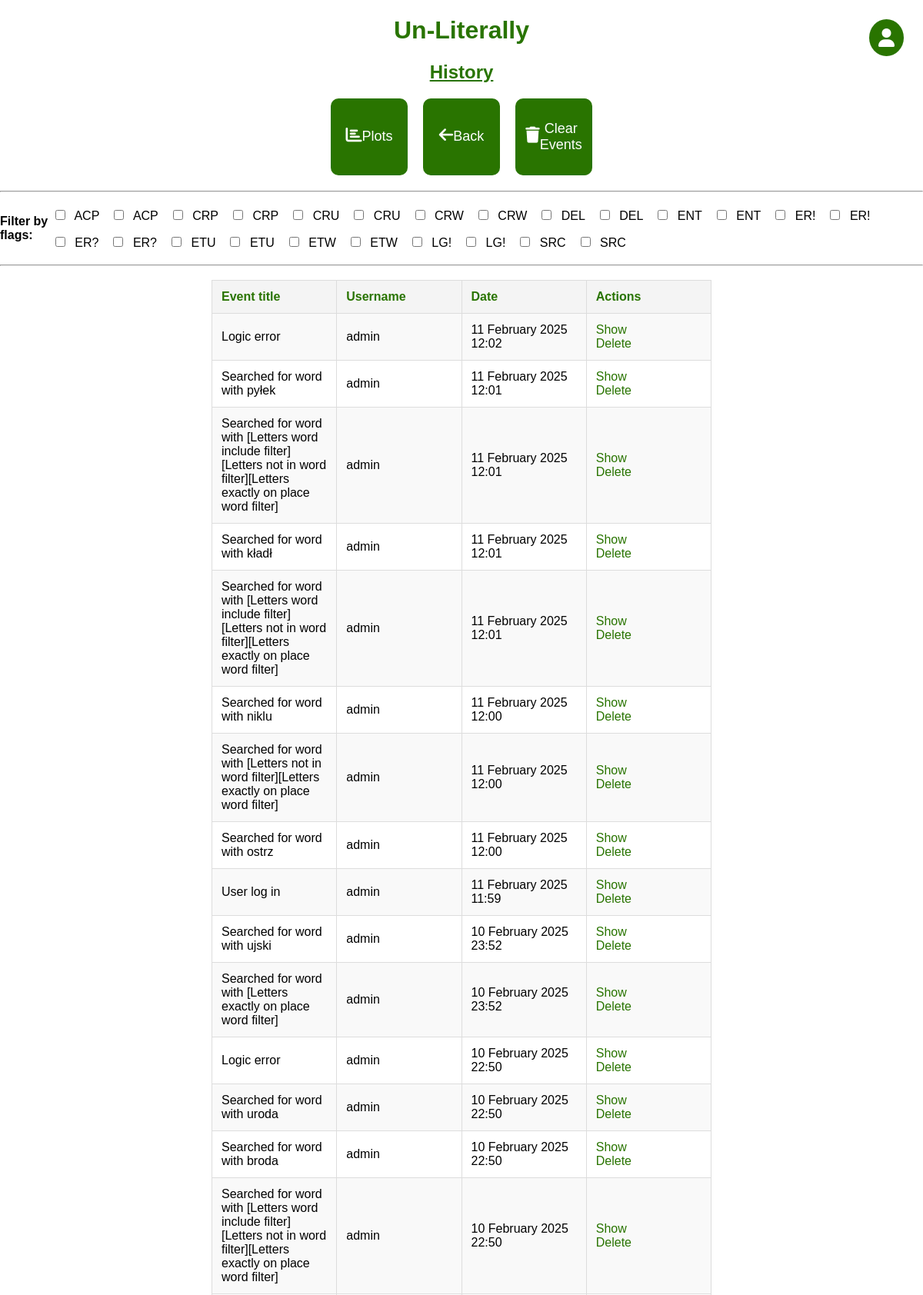
The app's page /history (signed in, upper part) with its own data.
### app.py (models this page shows)
class Flags(db.Model):
    id = db.Column(db.Integer, primary_key=True)
    name = db.Column(db.String(3), nullable=False)
    description = db.Column(db.String(5000), nullable=False)
    events = db.relationship('History', backref='flags')

class History(db.Model):
    id = db.Column(db.Integer, primary_key=True)
    flag = db.Column(db.String(3), db.ForeignKey('flags.name'))
    date = db.Column(db.DateTime, default=datetime.utcnow)
    title = db.Column(db.String(5000), nullable=False)
    description = db.Column(db.String(5000), nullable=True)
    user = db.Column(db.String(50), nullable=False)

### app.py (the view)
@app.route('/history', methods=['GET'])
@login_required
def history():
    if 1 == current_user.role_id:
        try:
            flags = Flags.query.order_by(Flags.name).all()
            events = History.query.order_by(History.date.desc()).all()
            return render_template('history.html', events=events, flags=flags)
        except Exception as e:
            title = 'There was an issue getting events'
            log_events(flag='ER?', title=title, description=e)
            return render_template('error_page.html', message=title)
    else:
        title = 'permission to look into history'
        log_events(flag='ER!', title=f'No {title}', description=None)
        return render_template('error_page.html', message=f'You dont have {title}')

### app.py (called while the page is built)
@login_manager.user_loader
def load_user(user_id):
    return User.query.get(user_id)

### templates/history.html (shortened to what this page needs)
{% extends 'base.html' %}
{% block head %}
<link rel="stylesheet" href="https://cdnjs.cloudflare.com/ajax/libs/font-awesome/6.0.0-beta3/css/all.min.css">
{% endblock %}
{% block body %}
<div class="name">
    <h1 style="text-align: center; color: #297400; font-family: Arial; font-weight: bold;">Un-Literally</h1>
    <h2 style="text-align: center; color: #297400; text-decoration: underline; font-family: Arial; font-weight: bold;">History</h2>
</div>
<div class="action-buttons">
    <button class="action-button" onclick="window.location='/history_plots_menu'">
        <i class="fas fa-chart-bar"></i> Plots
    </button>
    <button class="action-button" onclick="window.location='/menu'">
        <i class="fas fa-arrow-left"></i> Back
    </button>
    <button class="action-button" onclick="window.location='/delete/events'">
        <i class="fas fa-trash"></i> Clear Events
    </button>
</div>
<hr>
<div class="container_row">
    <h4>Filter by flags:</h4>
    <div id="filter-checkboxes">
        {% for flag in flags %}
            <label class="filter-checkbox-label">
                <input type="checkbox" class="filter-checkbox" data-flag="{{ flag.name }}"> {{ flag.name }}
            </label>
        {% endfor %}
    </div>
</div>
<hr>
<div class="container_row">
    {% if events|length < 1 %}
        <h4 style="text-align: center;">There is no history saved</h4>
    {% else %}
        <table id="events-table">
            <tr>
                <th>Event title</th>
                <th>Username</th>
                <th>Date</th>
                <th>Actions</th>
            </tr>
            {% for event in events %}
                <tr class="event-row" data-flags="{{ event.flag }}">
                    <td>{% if event.title|length > 150 %}
                        {{ event.title[:150] + ' ...' }}
                    {% else %}
                        {{ event.title }}
                    {% endif %}</td>
                    <td>{{ event.user }}</td>
                    <td>{{ event.date.strftime("%d %B %Y %H:%M") }}</td>
                    <td>
                        <a href="/show/event_{{event.id}}">Show</a>
                        <br>
                        <a href="/delete/event_{{event.id}}">Delete</a>
                    </td>
                </tr>
            {% endfor %}
        </table>
    {% endif %}
</div>
<div class="user-dropdown-container">
    <button class="user-icon" onclick="toggleDropdown()">
        <i class="fas fa-user"></i>
    </button>
</div>
{% endblock %}

### templates/base.html (shortened to what this page needs)
<!DOCTYPE html>
<html lang="en">
    <head>
        <link rel="stylesheet" href="{{ url_for('static', filename='css/main.css') }}">
        {% block head %}{% endblock %}
    </head>
    <body>
        {% block body %}{% endblock %}
    </body>
</html>

### static/css/main.css (style rules this page uses)
body, html { margin: 0; font-family: sans-serif; background-color: #FFFFFF; }
.name { margin: 0 auto; width: 400px; }
table { border-collapse: collapse; width: 80%; margin: auto; border: 1px solid #5d1c75; }
th, td { padding: 10px; text-align: center; border: 1px solid #5d1c75; }
th { background-color: #e0e0e0; color: #297400; }
.container_row { display: flex; justify-content: center; align-items: center; width: 100%; margin: auto; }
button { padding: 10px 20px; font-size: 16px; border: none; cursor: pointer; transition: background-color 0.3s; }
button, input[type="submit"] { padding: 15px 40px; font-size: 18px; border: none; cursor: pointer; transition: background-color 0.3s; }
.user-dropdown-container { position: absolute; top: 25px; right: 25px; }
.user-icon { background-color: #297400; color: white; border: none; padding: 12px; border-radius: 50%; font-size: 24px; cursor: pointer; display: flex; align-items: center; justify-content: center; }

### templates/history.html (style rules this page uses)
#filter-checkboxes { display: flex; flex-wrap: wrap; gap: 15px; justify-content: flex-start; }
.filter-checkbox-label { cursor: pointer; position: relative; }
.filter-checkbox { margin-right: 8px; }
.action-buttons { display: flex; gap: 20px; justify-content: center; margin-bottom: 20px; }
.action-button { width: 100px; height: 100px; background-color: #297400; color: white; border: none; font-size: 18px; display: flex; justify-content: center; align-items: center; border-radius: 10px; cursor: pointer; text-align: center; box-sizing: border-box; }
.action-button i { font-size: 21px; margin-bottom: 5px; }
#events-table { width: 100%; max-width: 100%; border-collapse: collapse; table-layout: fixed; margin: 10px 275px 40px 275px; }
#events-table th, #events-table td { padding: 12px; text-align: left; border: 1px solid #ddd; overflow: hidden; }
#events-table th { background-color: #f4f4f4; }
#events-table tr:nth-child(even) { background-color: #f9f9f9; }
#events-table td a { color: #297400; text-decoration: none; }

### records on screen
Flags: name "ACP"
Flags: name "ACP"
Flags: name "CRP"
Flags: name "CRP"
Flags: name "CRU"
Flags: name "CRU"
Flags: name "CRW"
Flags: name "CRW"
Flags: name "DEL"
Flags: name "DEL"
Flags: name "ENT"
Flags: name "ENT"
Flags: name "ER!"
Flags: name "ER!"
Flags: name "ER?"
Flags: name "ER?"
Flags: name "ETU"
Flags: name "ETU"
Flags: name "ETW"
Flags: name "ETW"
Flags: name "LG!"
Flags: name "LG!"
Flags: name "SRC"
Flags: name "SRC"
History: title "Logic error", user "admin", date "11 February 2025 12:02"
History: title "Searched for word with pyłek", user "admin", date "11 February 2025 12:01"
History: title "Searched for word with [Letters word include filter][Letters not in word filter][Letters exactly on place word filter]", user "admin", date "11 February 2025 12:01"
History: title "Searched for word with kładł", user "admin", date "11 February 2025 12:01"
History: title "Searched for word with [Letters word include filter][Letters not in word filter][Letters exactly on place word filter]", user "admin", date "11 February 2025 12:01"
History: title "Searched for word with niklu", user "admin", date "11 February 2025 12:00"
History: title "Searched for word with [Letters not in word filter][Letters exactly on place word filter]", user "admin", date "11 February 2025 12:00"
History: title "Searched for word with ostrz", user "admin", date "11 February 2025 12:00"
History: title "User log in", user "admin", date "11 February 2025 11:59"
History: title "Searched for word with ujski", user "admin", date "10 February 2025 23:52"
History: title "Searched for word with [Letters exactly on place word filter]", user "admin", date "10 February 2025 23:52"
History: title "Logic error", user "admin", date "10 February 2025 22:50"
History: title "Searched for word with uroda", user "admin", date "10 February 2025 22:50"
History: title "Searched for word with broda", user "admin", date "10 February 2025 22:50"
History: title "Searched for word with [Letters word include filter][Letters not in word filter][Letters exactly on place word filter]", user "admin", date "10 February 2025 22:50"
